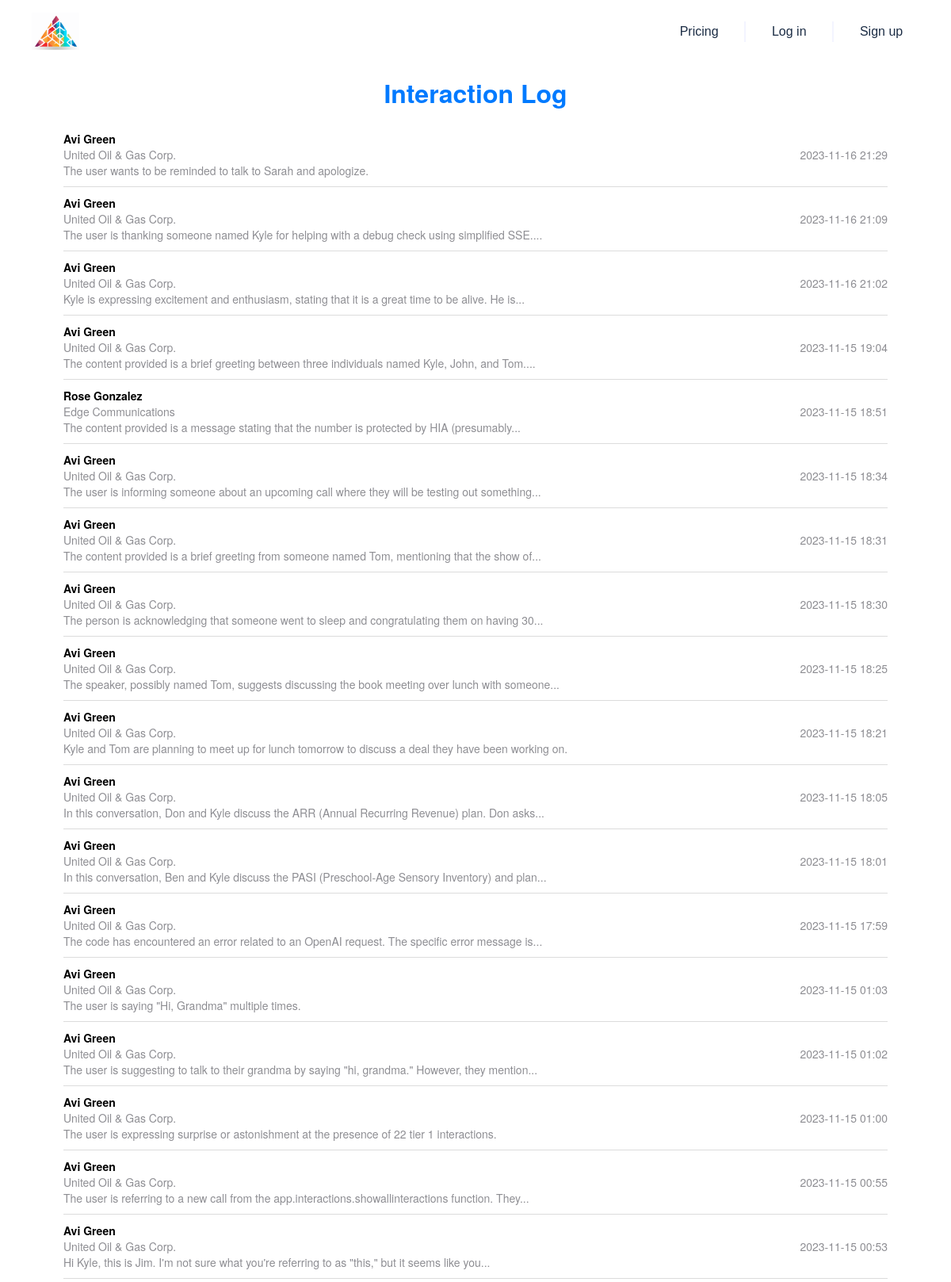
The page /show_interactions (upper part) on the database its author committed.
### app/models.py (models this page shows, shortened)
class Contact(db.Model):
    __tablename__ = 'contact'
    Id = db.Column(db.String, primary_key=True)
    IsDeleted = db.Column(db.Boolean)
    MasterRecordId = db.Column(db.String)
    AccountId = db.Column(db.String, db.ForeignKey('account.Id'))
    LastName = db.Column(db.String)
    FirstName = db.Column(db.String)
    Salutation = db.Column(db.String)
    Name = db.Column(db.String)
    MailingStreet = db.Column(db.String)
    MailingCity = db.Column(db.String)
    MailingState = db.Column(db.String)
    MailingPostalCode = db.Column(db.String)
    MailingCountry = db.Column(db.String)
    MailingLatitude = db.Column(db.Float)
    MailingLongitude = db.Column(db.Float)
    MailingGeocodeAccuracy = db.Column(db.String)
    Phone = db.Column(db.String)
    Fax = db.Column(db.String)
    MobilePhone = db.Column(db.String)
    HomePhone = db.Column(db.String)
    OtherPhone = db.Column(db.String)
    AssistantPhone = db.Column(db.String)
    ReportsToId = db.Column(db.String)
    Email = db.Column(db.String)
    Title = db.Column(db.String)
    Department = db.Column(db.String)
    AssistantName = db.Column(db.String)
    LeadSource = db.Column(db.String)
    Birthdate = db.Column(db.Date)
    Description = db.Column(db.String)
    OwnerId = db.Column(db.String)
    CreatedDate = db.Column(db.DateTime)
    CreatedById = db.Column(db.String)
    LastModifiedDate = db.Column(db.DateTime)
    LastModifiedById = db.Column(db.String)
    SystemModstamp = db.Column(db.DateTime)
    LastActivityDate = db.Column(db.Date)
    LastCURequestDate = db.Column(db.Date)
    LastCUUpdateDate = db.Column(db.Date)
    LastViewedDate = db.Column(db.Date)
    LastReferencedDate = db.Column(db.Date)
    EmailBouncedReason = db.Column(db.String)
    EmailBouncedDate = db.Column(db.Date)
    IsEmailBounced = db.Column(db.Boolean)
    PhotoUrl = db.Column(db.String)
    Jigsaw = db.Column(db.String)
    JigsawContactId = db.Column(db.String)
    CleanStatus = db.Column(db.String)
    IndividualId = db.Column(db.String)
    Level__c = db.Column(db.String)
    Languages__c = db.Column(db.String)
    JobRank = db.Column(db.Integer)
    Recommendation = db.Column(db.Text)
    IsPartnerRep = db.Column(db.Boolean, default=False)
    LinkedInUrl = db.Column(db.String)

class Account(db.Model):
    __tablename__ = 'account'
    Id = db.Column(db.String, primary_key=True)
    IsDeleted = db.Column(db.Boolean)
    MasterRecordId = db.Column(db.String)
    Name = db.Column(db.String)
    Type = db.Column(db.String)
    ParentId = db.Column(db.String)
    BillingStreet = db.Column(db.String)
    BillingCity = db.Column(db.String)
    BillingState = db.Column(db.String)
    BillingPostalCode = db.Column(db.String)
    BillingCountry = db.Column(db.String)
    BillingLatitude = db.Column(db.Float)
    BillingLongitude = db.Column(db.Float)
    BillingGeocodeAccuracy = db.Column(db.String)
    ShippingStreet = db.Column(db.String)
    ShippingCity = db.Column(db.String)
    ShippingState = db.Column(db.String)
    ShippingPostalCode = db.Column(db.String)
    ShippingCountry = db.Column(db.String)
    ShippingLatitude = db.Column(db.Float)
    ShippingLongitude = db.Column(db.Float)
    ShippingGeocodeAccuracy = db.Column(db.String)
    Phone = db.Column(db.String)
    Fax = db.Column(db.String)
    AccountNumber = db.Column(db.String)
    Website = db.Column(db.String)
    PhotoUrl = db.Column(db.String)
    Sic = db.Column(db.String)
    Industry = db.Column(db.String)
    AnnualRevenue = db.Column(db.Float)
    NumberOfEmployees = db.Column(db.Integer)
    Ownership = db.Column(db.String)
    TickerSymbol = db.Column(db.String)
    Description = db.Column(db.String)
    Rating = db.Column(db.String)
    Site = db.Column(db.String)
    OwnerId = db.Column(db.String)
    CreatedDate = db.Column(db.DateTime)
    CreatedById = db.Column(db.String)
    LastModifiedDate = db.Column(db.DateTime)
    LastModifiedById = db.Column(db.String)
    SystemModstamp = db.Column(db.DateTime)
    LastActivityDate = db.Column(db.Date)
    LastViewedDate = db.Column(db.Date)
    LastReferencedDate = db.Column(db.Date)
    Jigsaw = db.Column(db.String)
    JigsawCompanyId = db.Column(db.String)
    CleanStatus = db.Column(db.String)
    AccountSource = db.Column(db.String)
    DunsNumber = db.Column(db.String)
    Tradestyle = db.Column(db.String)
    NaicsCode = db.Column(db.String)
    NaicsDesc = db.Column(db.String)
    YearStarted = db.Column(db.String)
    SicDesc = db.Column(db.String)
    DandbCompanyId = db.Column(db.String)
    OperatingHoursId = db.Column(db.String)
    CustomerPriority__c = db.Column(db.String)
    SLA__c = db.Column(db.String)
    Active__c = db.Column(db.String)
    NumberofLocations__c = db.Column(db.Float)
    UpsellOpportunity__c = db.Column(db.String)
    SLASerialNumber__c = db.Column(db.String)
    SLAExpirationDate__c = db.Column(db.Date)
    Rank = db.Column(db.Integer)
    Notes = db.Column(db.Text)
    Score = db.Column(db.Float)
    Overview = db.Column(db.Text)
    Products = db.Column(db.Text)
    Market = db.Column(db.Text)
    Achievements = db.Column(db.Text)
    IndustryPain = db.Column(db.Text)
    Concerns = db.Column(db.Text)
    OperationalChallenges = db.Column(db.Text)
    LatestNews = db.Column(db.Text)
    RecentEvents = db.Column(db.Text)
    CustomerFeedback = db.Column(db.Text)
    RecentPartnerships = db.Column(db.Text)
    Recommendations = db.Column(db.Text)
    Headcount = db.Column(db.Integer)
    TechColumn = db.Column(db.String)
    IntegrationStatus = db.Column(db.Enum('integration', 'neutral', 'competitor', name='integration_status_enum'))
    SubIndustry = db.Column(db.String)

class Interaction(db.Model):
    __tablename__ = 'interaction'
    id = db.Column(db.Integer, primary_key=True)
    interaction_type = db.Column(db.Enum(InteractionType))
    description = db.Column(db.String)
    timestamp = db.Column(db.DateTime, default=datetime.utcnow)
    key_points = db.Column(db.Text)
    sentiment = db.Column(db.Text)
    action_items = db.Column(db.Text)
    account_id = db.Column(db.String, db.ForeignKey('account.Id'))
    user_id = db.Column(db.String, db.ForeignKey('users.id'))
    contactId = db.Column(db.String, db.ForeignKey('contact.Id'))
    account = db.relationship('Account', backref=db.backref('interactions', lazy=True))
    user = db.relationship('User', backref=db.backref('interactions', lazy=True))

### app/interactions.py (the view)
@interactions_blueprint.route('/show_interactions')
def show_all_interactions():
    interactions_query = Interaction.query.order_by(Interaction.timestamp.desc()).limit(100).all()
    interactions_data = []
    for interaction in interactions_query:
        contact = Contact.query.get(interaction.contactId)
        account = Account.query.get(interaction.account_id)
        interaction_data = {
            'timestamp': interaction.timestamp.strftime('%Y-%m-%d %H:%M'),
            'contact_name': contact.Name if contact else "Unknown Contact",
            'account_name': account.Name if account else "Unknown Account",
            'description': interaction.description
        }
        interactions_data.append(interaction_data)
    return render_template('interactions.html', interactions=interactions_data)

### templates/interactions.html
{% extends "base.html" %}
{% block content %}
<div class="container" style="font-family: 'Helvetica Neue', Helvetica, Arial, sans-serif;">
    <h2 style="text-align: center; color: #007aff; margin-top: 20px;">Interaction Log</h2>
    <div class="interaction-log" style="margin-top: 20px;">
        {% for interaction in interactions %}
        <div class="interaction-item" style="display: flex; justify-content: space-between; align-items: center; border-bottom: 1px solid #dcdcdc; padding: 10px 0;">
            <div style="flex-grow: 1;">
                <div style="font-weight: bold; color: #000;">{{ interaction.contact_name }}</div>
                <div style="color: #8e8e93;">{{ interaction.account_name }}</div>
                <div style="color: #8e8e93;">{{ interaction.description | truncate(100) }}</div>
            </div>
            <div style="color: #8e8e93; white-space: nowrap;">
                {{ interaction.timestamp }}
            </div>
        </div>
        {% endfor %}
    </div>
</div>
{% endblock %}

### rows shown on the page
Contact: contact_name "Avi Green" "Avi Green" "Avi Green" "Avi Green" "Avi Green" "Avi Green" "Avi Green" "Avi Green" "Avi Green" "Avi Green" "Avi Green" "Avi Green" "Avi Green" "Avi Green" "Avi Green" "Avi Green" "Avi Green"
Account: account_name "United Oil & Gas Corp." "United Oil & Gas Corp." "United Oil & Gas Corp." "United Oil & Gas Corp." "United Oil & Gas Corp." "United Oil & Gas Corp." "United Oil & Gas Corp." "United Oil & Gas Corp." "United Oil & Gas Corp." "United Oil & Gas Corp." "United Oil & Gas Corp." "United Oil & Gas Corp." "United Oil & Gas Corp." "United Oil & Gas Corp." "United Oil & Gas Corp." "United Oil & Gas Corp." "United Oil & Gas Corp."
Interaction: description "The user wants to be reminded to talk to Sarah and apologize."
Interaction: description "The user is thanking someone named Kyle for helping with a debug check using simplified SSE...."
Interaction: description "Kyle is expressing excitement and enthusiasm, stating that it is a great time to be alive. He is..."
Interaction: description "The content provided is a brief greeting between three individuals named Kyle, John, and Tom...."
Contact: contact_name "Rose Gonzalez"
Account: account_name "Edge Communications"
Interaction: description "The content provided is a message stating that the number is protected by HIA (presumably..."
Interaction: description "The user is informing someone about an upcoming call where they will be testing out something..."
Interaction: description "The content provided is a brief greeting from someone named Tom, mentioning that the show of..."
Interaction: description "The person is acknowledging that someone went to sleep and congratulating them on having 30..."
Interaction: description "The speaker, possibly named Tom, suggests discussing the book meeting over lunch with someone..."
Interaction: description "Kyle and Tom are planning to meet up for lunch tomorrow to discuss a deal they have been working on."
Interaction: description "In this conversation, Don and Kyle discuss the ARR (Annual Recurring Revenue) plan. Don asks..."
Interaction: description "In this conversation, Ben and Kyle discuss the PASI (Preschool-Age Sensory Inventory) and plan..."
Interaction: description "The code has encountered an error related to an OpenAI request. The specific error message is..."
Interaction: description "The user is saying \"Hi, Grandma\" multiple times."
Interaction: description "The user is suggesting to talk to their grandma by saying \"hi, grandma.\" However, they mention..."
Interaction: description "The user is expressing surprise or astonishment at the presence of 22 tier 1 interactions."
Interaction: description "The user is referring to a new call from the app.interactions.showallinteractions function. They..."
Interaction: description "Hi Kyle, this is Jim. I'm not sure what you're referring to as \"this,\" but it seems like you..."

### other values the page prints
{{ interaction.timestamp }} "2023-11-16 21:29" "2023-11-16 21:09" "2023-11-16 21:02" "2023-11-15 19:04" "2023-11-15 18:51" "2023-11-15 18:34" "2023-11-15 18:31" "2023-11-15 18:30" "2023-11-15 18:25" "2023-11-15 18:21" "2023-11-15 18:05" "2023-11-15 18:01" "2023-11-15 17:59" "2023-11-15 01:03" "2023-11-15 01:02" "2023-11-15 01:00" "2023-11-15 00:55" "2023-11-15 00:53"
